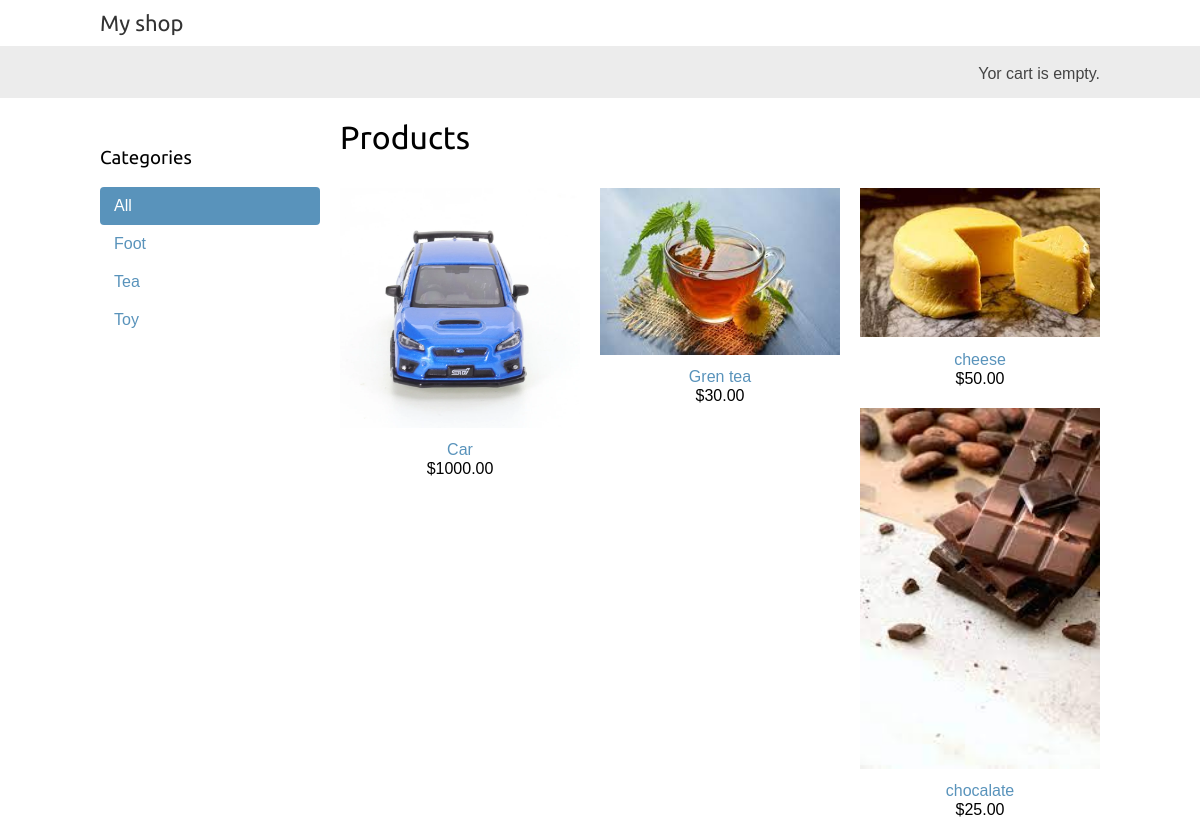
The page / on the database its author committed.
### shop/models.py (models this page shows, shortened)
class Category(models.Model):
    name = models.CharField(max_length=200)
    slug = models.SlugField(max_length=200,
                            unique=True)  # unique означает уникальность
    class Meta:
        ordering = ['name']  # field для отображения
        indexes = [
            models.Index(fields=['name']),  # указываем поле для индексации
        ]
        verbose_name = 'category'
        verbose_name_plural = 'categories'
    def get_absolute_url(self):                       # метод для получения абсолютной ссылки
        return reverse('shop:product_list_by_category',  # viewname: имя шалона url указанного нами
                       args=[self.slug])                  # аргумент соответвует первому аргументу указанному в urls.py

class Product(models.Model):
    category = models.ForeignKey(Category,  # назначаем как первичный ключ к  Категории
                                 related_name='products',  # присваеваем связанное имя
                                 on_delete=models.CASCADE)  # ставим каскадный тип удаления
    name = models.CharField(max_length=200)
    slug = models.SlugField(max_length=200)
    image = models.ImageField(upload_to='products/%Y/%m/%d',  # выбираем куда загрузить  и фрматируем загрузку
                              blank=True)  # blank=True показывает что поле не обязательно
    description = models.TextField(blank=True)
    price = models.DecimalField(max_digits=10,  # max_digits максимальное кол цифр
                                decimal_places=2)  # decimal_places десятичные знаки
    available = models.BooleanField(default=True)
    created = models.DateTimeField(auto_now_add=True)
    updated = models.DateTimeField(auto_now=True)
    class Meta:
        ordering = ['name']  # имя товара
        indexes = [
            models.Index(fields=['id', 'slug']),  # много полярный индекс
            models.Index(fields=['name']),  # индексирование по полю name
            models.Index(fields=['-created']),  # так как есть минус индексируем по убыванию created
        ]
    def get_absolute_url(self):
        return reverse('shop:product_detail',
                       args=[self.id, self.slug])                # id подгружется из базы данных

### shop/views.py (the view)
# urls.py: path('', views.product_list, name='product_list'),  # первый шаблон для списка без параметров
def product_list(request, category_slug=None):
    category = None  # выбранная категория
    categories = Category.objects.all()  # получаем список всех категорий
    products = Product.objects.filter(available=True)  # получаем список всех товаров в наличие
    if category_slug:  # проверяем есть ли заданный каталог
        category = get_object_or_404(Category,  # если нет ошибки то Вызваем класс и присваем полю slug
                                     slug=category_slug)
        products = products.filter(category=category)  # филтруем тоар по категории
    return render(request,  # возвращаем найденный результат по запросу
                  'shop/product/list.html',  # указываем щаблон html страницы приложения
                  {'category': category,  # указываем поля которые будут отображатся
                   'categories': categories,
                   'products': products})

### cart/cart.py (called while the page is built)
    def __len__(self):
        return sum(item['quantity'] for item in self.cart.values())

### cart/context_processor.py (called while the page is built)
def cart(request):
    return {'cart': Cart(request)}

### shop/templates/shop/product/list.html (shortened to what this page needs)
    {% extends "shop/base.html" %}
    {% load static %}
    {% block content %}
        <div id="sidebar">
            <h3>Categories</h3>
            <ul>
                <li {% if not category %}class="selected"{% endif %}>
                    <a href="{% url 'shop:product_list' %}">All</a>
                </li>
                {% for c in categories %}
                 <li {% if category.slug == c.slug %}class="selected"{% endif %}>
                     <a href="{{ c.get_absolute_url }}">{{ c.name }}</a>
                    </li>
                {% endfor %}
            </ul>
        </div>
        <div id="main" class="product-list">
            <h1>{% if category %}{{ category.name }}{% else %}Products{% endif %}</h1>
            {% for product in products %}
                <div class="item">
                    <a href=" {{ product.get_absolute_url }}">
                        <img src="{% if product.image %}{{ product.image.url }}{% else %}{% static 'img/no_image.png' %}
                        {% endif %}">
                    </a>
                    <a href="{{ product.get_absolute_url }}">{{ product.name }}</a>
                    <br>
                    ${{ product.price }}
                </div>
            {% endfor %}
        </div>
    {% endblock %}

### shop/templates/shop/base.html (shortened to what this page needs)
{% load static %}
<!DOCTYPE html>
<html lang="ут">
    <head>
        <link href='{% static "css/base.css" %}' rel="stylesheet">
    </head>
    <body>
        <div id="header">
            <a href="/" class="logo">My shop</a>
        </div>
        <div id="subheader">
            <div class="cart">
                {% with total_items=cart|length %}
                    {% if total_items > 0 %}
                        Your cart:
                        <a href="{% url 'cart:cart_detail' %}">
                            {{ total_items }} item{{ total_items|pluralize }},
                            ${{ cart.get_total_price }}
                        </a>
                    {% elif not order %}
                        Yor cart is empty.
                    {% endif %}
                {% endwith %}
            </div>
        </div>
        <div id="content">
            {% block content%}
            {% endblock %}
        </div>
    </body>
</html>

### shop/static/css/base.css (style rules this page uses)
body { margin:0; padding:0; font-family:helvetica, sans-serif; }
h1, h2, h3, h4, h5 , h6 { font-family: 'Ubuntu', sans-serif; font-weight:normal; }
a { text-decoration:none; color:#5993bb; }
#header { padding:10px 100px; font-size:18px; overflow:auto; }
#subheader { background:#ececec; color:#444; padding:15px 100px; overflow:auto; }
#header .logo { font-family: 'Ubuntu', sans-serif; float:left; color:#333; font-size:22px; margin-right:10%; }
#subheader .cart { float:right; padding-top:4px; }
#content { padding:0 100px; overflow:hidden; }
#sidebar { width:220px; padding:30px 20px 0 0; float:left; }
#sidebar ul { margin:0; padding:0; }
#sidebar ul li { margin:0; list-style:none; padding:10px 14px; }
#sidebar ul li a { display:block; }
#sidebar ul li.selected { background:#5993bb; border-radius:4px; }
#sidebar ul li.selected a { color:#fff; }
#main { float:left; width: 96%; margin-right:-220px; overflow:hidden; }
.product-list .item { width:25%; padding:10px 20px 10px 0; float:left; text-align:center; line-height:1.2; }
.product-list .item img { width:100%; margin-bottom:8px; }

### rows shown on the page
Category: name "Foot"
Category: name "Tea"
Category: name "Toy"
Product: image (picture), name "Car", price "1000.00"
Product: image (picture), name "Gren tea", price "30.00"
Product: image (picture), name "cheese", price "50.00"
Product: image (picture), name "chocalate", price "25.00"
